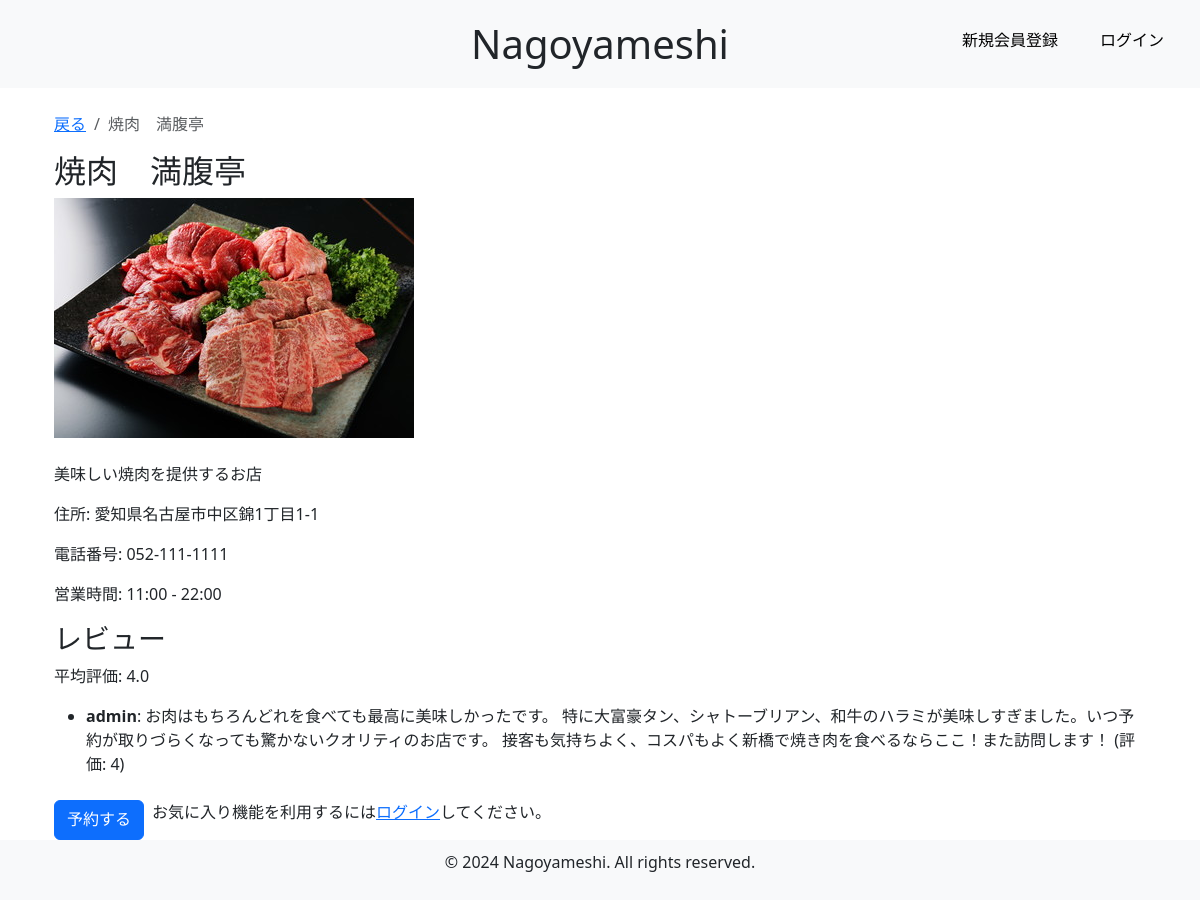
Before: /restaurants/1/ with the older database file.
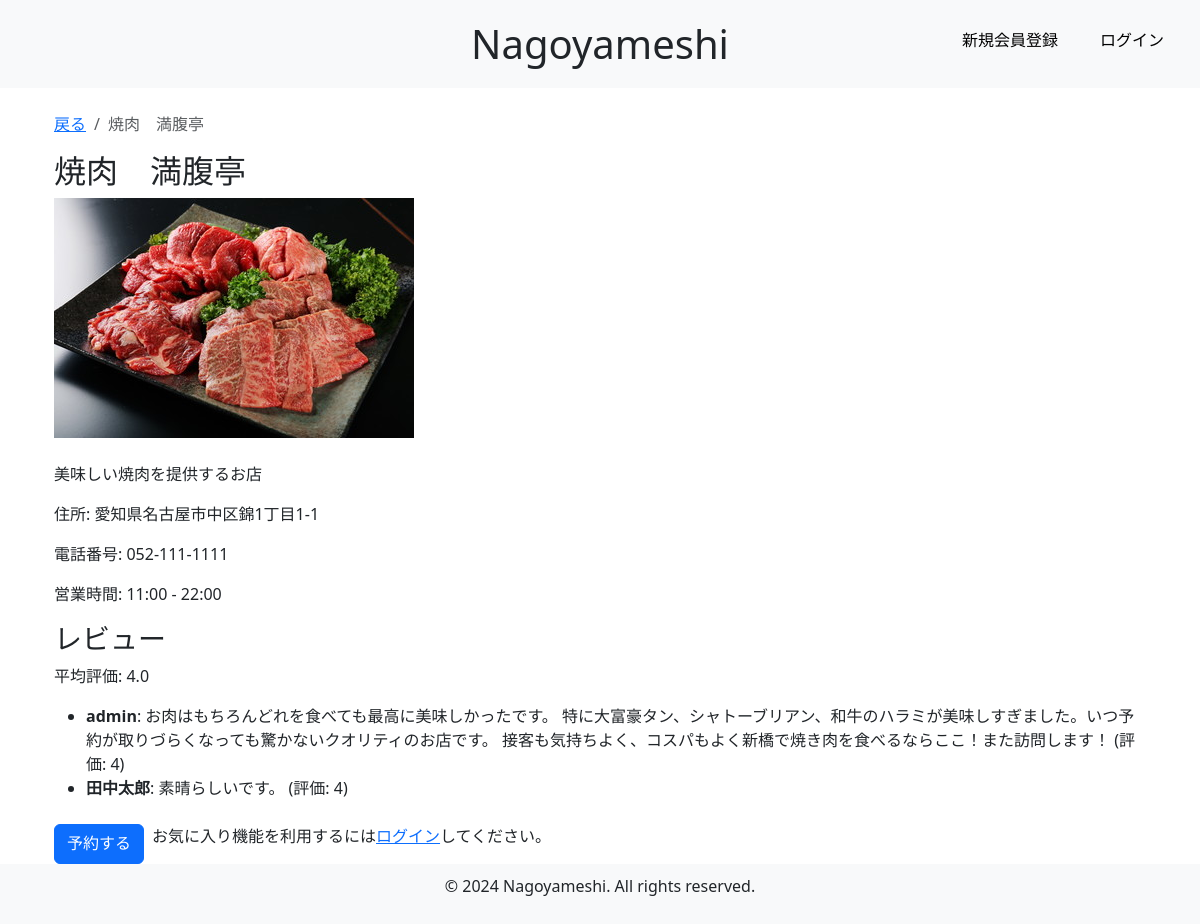
After: the same page with the newer database file.
### nagoyameshi/models.py (models this page shows, shortened)
class Review(models.Model):
    restaurant = models.ForeignKey(Restaurant, on_delete=models.CASCADE)
    user = models.ForeignKey(CustomUser, on_delete=models.CASCADE)
    rating = models.PositiveIntegerField()
    comment = models.TextField()
    created_at = models.DateTimeField(auto_now_add=True)

class CustomUser(AbstractUser):#フィールドとメソッド（PW検証など）を継承
    username = None  # usernameフィールドを無効化（DBから削除）
    email = models.EmailField(unique=True)  # DB内のメールアドレスを一意に設定
    full_name = models.CharField(max_length=100)#以下フィールドの設定
    furigana = models.CharField(max_length=100)
    postal_code = models.CharField(max_length=10)
    address = models.CharField(max_length=200)
    phone_number = models.CharField(max_length=15)
    birthdate = models.DateField(null=True, blank=True)
    occupation = models.CharField(max_length=100)
    stripe_customer_id = models.CharField(max_length=255, null=True, blank=True)#ストライプAPI
    stripe_subscription_id = models.CharField(max_length=255, null=True, blank=True)#ストライプAPI
    is_end_user = models.BooleanField(default=False)#カスタムでエンドユーザーかどうかのフラグを追加
    is_admin_user = models.BooleanField(default=False)#管理者かどうかのフラグを追加
    is_subscription_user = models.BooleanField(default=False)  # 有料会員かどうかのフラグを追加
    USERNAME_FIELD = 'email'  # メールアドレスを認証に使用
    REQUIRED_FIELDS = ['full_name', 'furigana', 'postal_code', 'address', 'phone_number', 'birthdate', 'occupation']
    objects = CustomUserManager()  ### CustomUserManagerをオブジェクトとして設定

### nagoyameshi/views.py (the view)
# urls.py: path('restaurants/<int:pk>/', RestaurantDetailView.as_view(), name='restaurant_detail'),
class RestaurantDetailView(DetailView):
    model = Restaurant
    template_name = 'restaurant_detail.html'
    context_object_name = 'restaurant'
    def get_context_data(self, **kwargs):
        context = super().get_context_data(**kwargs)
        context['reviews'] = Review.objects.filter(restaurant=self.object)
        avg_rating = Review.objects.filter(restaurant=self.object).aggregate(Avg('rating'))['rating__avg']
        context['avg_rating'] = round(avg_rating, 2) if avg_rating else None
        return context

### nagoyameshi/templates/restaurant_detail.html (shortened to what this page needs)
{% extends 'base.html' %}
{% block content %}
<div class="container mt-4">
    <nav aria-label="breadcrumb">
        <ol class="breadcrumb">
            <li class="breadcrumb-item"><a href="{% url 'restaurant_list' %}">戻る</a></li>
            <li class="breadcrumb-item active" aria-current="page">{{ restaurant.name }}</li>
        </ol>
    </nav>
    <h2>{{ restaurant.name }}</h2>
    <img src="{{ restaurant.img.url }}" class="img-fluid mb-4" alt="{{ restaurant.name }}">
    <p>{{ restaurant.description }}</p>
    <p>住所: {{ restaurant.address }}</p>
    <p>電話番号: {{ restaurant.phone_number }}</p>
    <p>営業時間: {{ restaurant.open_time }} - {{ restaurant.close_time }}</p>
    <h3>レビュー</h3>
    <div>
        {% if avg_rating %}
        <p>平均評価: {{ avg_rating }}</p>
        {% endif %}
    </div>
    <ul>
        {% for review in reviews %}
        <li>
            <strong>{{ review.user.full_name }}</strong>: {{ review.comment }} (評価: {{ review.rating }})
        </li>
        {% endfor %}
    </ul>
    <div class="d-flex gap-2 mt-4">
        <a href="{% if request.user.is_authenticated %}{% url 'make_reservation' restaurant.id %}{% else %}{% url 'login' %}{% endif %}" class="btn btn-primary">予約する</a>
        {% if request.user.is_authenticated %}
        <form method="post" action="{% url 'add_to_favorites' restaurant.id %}" class="mb-0">
            {% csrf_token %}
            <button type="submit" class="btn btn-primary">お気に入り追加</button>
        </form>
        <a href="{% url 'add_review' restaurant.id %}" class="btn btn-primary">レビューを投稿する</a>
        {% else %}
        <p>お気に入り機能を利用するには<a href="{% url 'login' %}">ログイン</a>してください。</p>
        {% endif %}
    </div>
</div>
{% endblock %}

Changed rows visible on the page:
added Review: user.full_name "田中太郎", comment "素晴らしいです。", rating "4"
